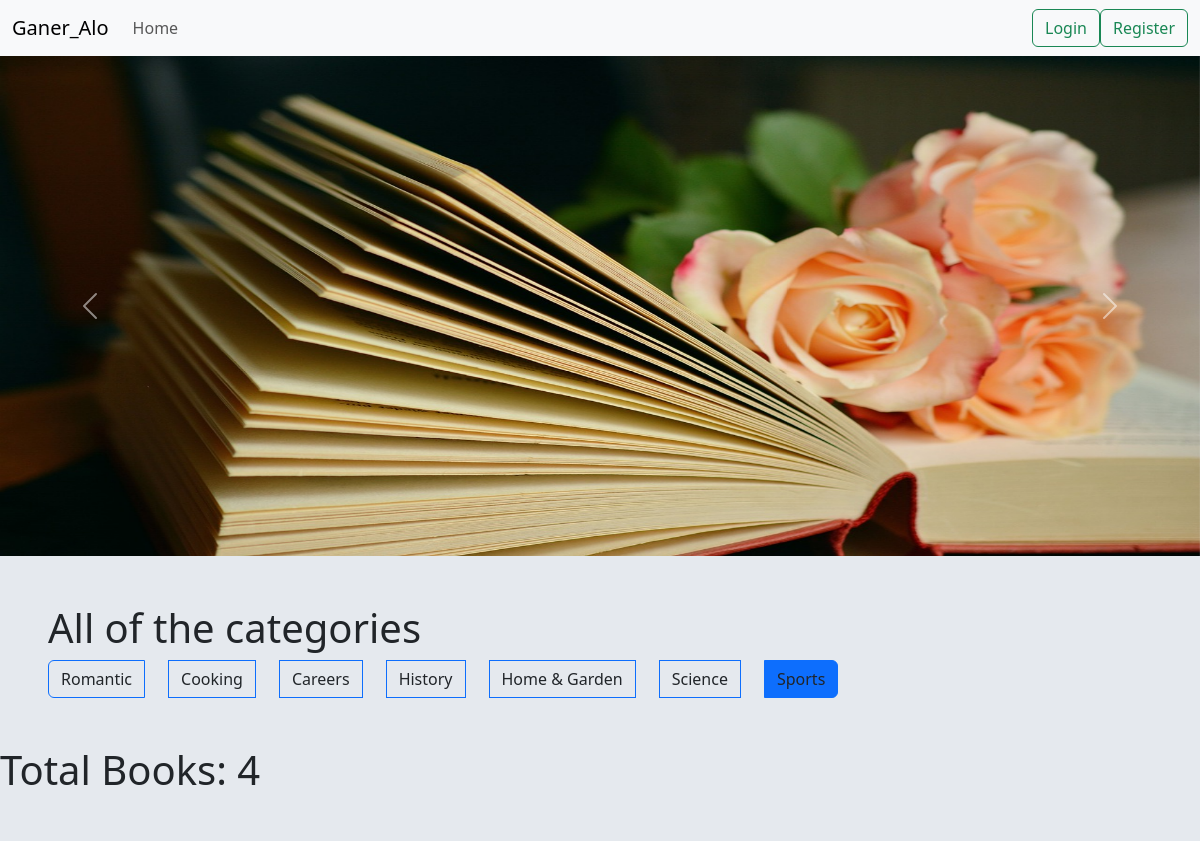
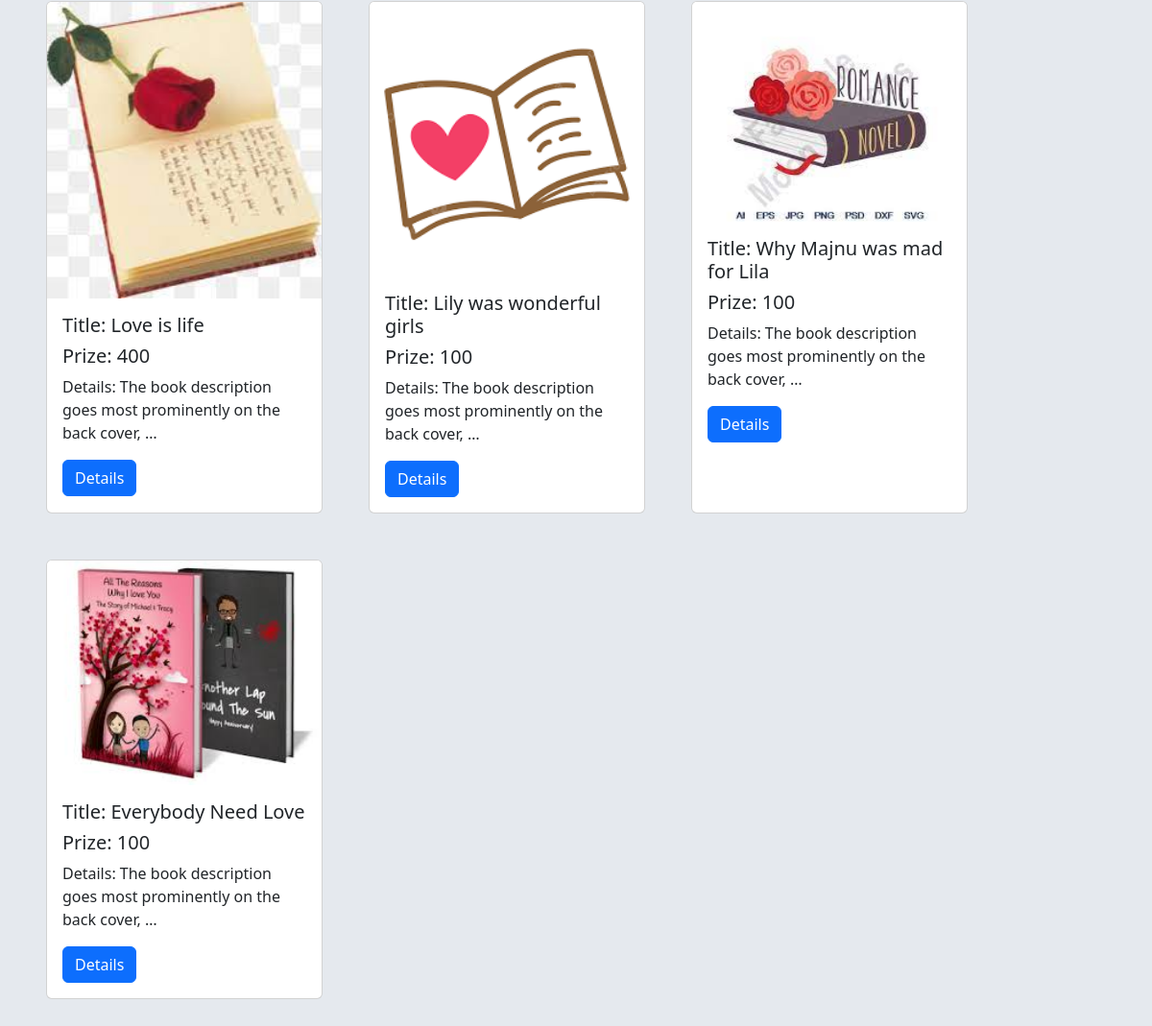
Screenshot of /category/romantic/ with the database file from the repository (2 pictures, top to bottom).
### category/models.py (models this page shows, shortened)
class CategoryModel(models.Model):
    name=models.CharField(max_length=50)
    slug=models.SlugField(max_length=50)

### books/models.py (models this page shows, shortened)
class Books(models.Model):
   user=models.ForeignKey(User, related_name='user',on_delete=models.CASCADE)
   image = models.ImageField(upload_to = 'images/')
   title = models.CharField(max_length = 200)
   prize=models.IntegerField()
   details = models.TextField(default = '')
   category=models.ManyToManyField(CategoryModel)

### gaaneralo/views.py (the view)
# urls.py: path('',views.home, name='home'),
def home(request, category_slug=None):
    data = Books.objects.all()
    if category_slug is not None:
        category = CategoryModel.objects.get(slug=category_slug)
        data = Books.objects.filter(category=category)
    categories = CategoryModel.objects.all()
    return render(request, 'home.html', {'data': data, 'category': categories})

### templates/home.html (shortened to what this page needs)
{% extends 'base.html' %}
{% load static %}
{% block head_title %}Ganner Alo{% endblock %} {% block content %}
<div id="carouselExample" class="carousel slide">
  <div class="carousel-inner">
    <div class="carousel-item active">
      <img src="{% static 'first.jpg' %}" class="d-block w-100" style="height: 500px;" alt="...">
    </div>
  </div>
  <button class="carousel-control-prev" type="button" data-bs-target="#carouselExample" data-bs-slide="prev">
    <span class="carousel-control-prev-icon" aria-hidden="true"></span>
  </button>
  <button class="carousel-control-next" type="button" data-bs-target="#carouselExample" data-bs-slide="next">
    <span class="carousel-control-next-icon" aria-hidden="true"></span>
  </button>
</div>
  <div class="p-5 m-auto">
    <h1>All of the categories</h1>
    <div class="btn-group gap-4" role="group" aria-label="Basic radio toggle button group">
      {% for cat in category %}
      <label class="btn btn-outline-primary" for="{{ cat.id }}">
        <a href="{% url 'category_wise_post' cat.slug %}" class="text-decoration-none text-dark">{{ cat.name }}</a>
      </label>
      {% endfor %}
    </div>
  </div>
  <h1>Total Books: {{data | length}}</h1>
<div class="d-flex flex-wrap align-content-center gap-5 m-5">
  {%for post in data%}
<div class="card " style="width: 18rem;">
  <img src="{{post.image.url}}" class="card-img-top" alt="...">
  <div class="card-body">
    <h5 class="card-title">Title: {{post.title}}</h5>
    <h5 class="card-title">Prize: {{post.prize}}</h5>
    <p class="card-text">Details: {{post.details|truncatewords:10}}</p>
    <a href="{% url 'details' post.id %}" class="btn btn-primary">Details</a>
  </div>
</div>
{%endfor%}
</div>
{% endblock%}

### rows the page displays
CategoryModel: name "Romantic"
CategoryModel: name "Cooking"
CategoryModel: name "Careers"
CategoryModel: name "History"
CategoryModel: name "Home & Garden"
CategoryModel: name "Science"
CategoryModel: name "Sports"
Books: image (picture), title "Love is life", prize "400", details "The book description goes most prominently on the back cover, …"
Books: image (picture), title "Lily was wonderful girls", prize "100", details "The book description goes most prominently on the back cover, …"
Books: image (picture), title "Why Majnu was mad for Lila", prize "100", details "The book description goes most prominently on the back cover, …"
Books: image (picture), title "Everybody Need Love", prize "100", details "The book description goes most prominently on the back cover, …"

### other values shown
{{ data | length }} "4"
